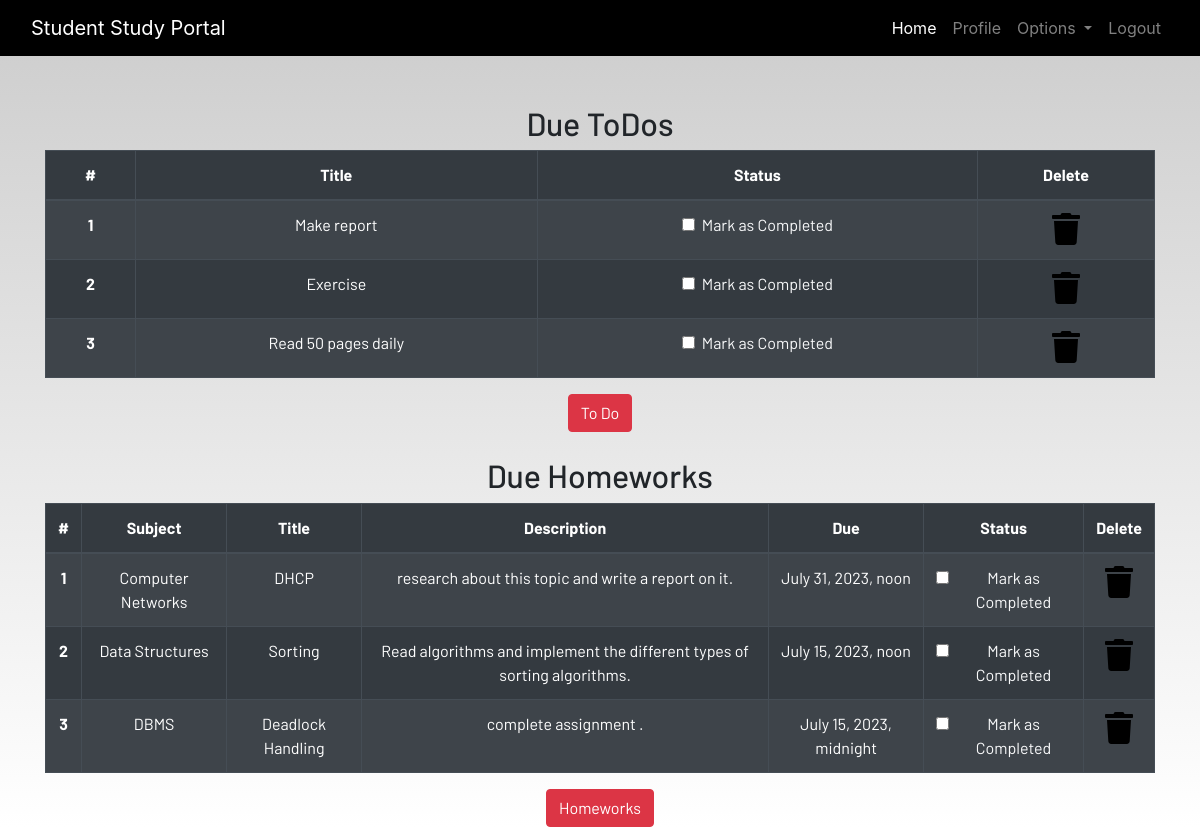
/profile/ (signed in), run on the app's committed database.
### dashboard/models.py (models this page shows, shortened)
class Todo(models.Model):
    user=models.ForeignKey(User,on_delete=models.CASCADE)
    title=models.CharField(max_length=100)
    is_finished=models.BooleanField(default=False)

class Homework(models.Model):
    user=models.ForeignKey(User,on_delete=models.CASCADE)
    subject=models.CharField(max_length=50)
    title=models.CharField(max_length=100)
    description=models.TextField()
    due=models.DateTimeField()
    is_finished=models.BooleanField(default=False)

### dashboard/views.py (the view)
# urls.py: path('profile/',dash_views.profile,name='profile'),
def profile(request):
    homeworks=Homework.objects.filter(is_finished=False,user=request.user)
    todos=Todo.objects.filter(is_finished=False,user=request.user)
    if len(homeworks)==0:
        homework_done=True
    else:
        homework_done=False
    if len(todos)==0:
        todos_done=True
    else:
        todos_done=False
    context={
        'homeworks':homeworks,
        'todos':todos,
        'homework_done':homework_done,
        'todos_done':todos_done
    }
    return render(request,"dashboard/profile.html",context)

### dashboard/templates/dashboard/profile.html
{% extends 'dashboard/base.html' %} {% load static %}
{% load crispy_forms_tags%}
{% block content %}
<section class="text-center">
    <div class="container">
        {% if not todos_done %}
        <h2>Due ToDos</h2>
        <table class="table table-striped table-bordered table-hover table-dark">
            <thead>
                <tr>
                    <th scope="col">#</th>
                    <th scope="col">Title</th>
                    <th scope="col">Status</th>
                    <th scope="col">Delete</th>
                </tr>
            </thead>
            <tbody>
                {% for todo in todos %}
                <tr>
                    <th scope="row">{{forloop.counter}}</th>
                    <td>{{todo.title}}</td>
                    <td>
                        <a href="{% url 'update-todo' todo.id %}">
                            <div class="form-check">
                                {% if todo.is_finished %}
                                <input class="form-check-input" type="checkbox" value="" checked>
                                {% else %}
                                <input class="form-check-input" type="checkbox" value="">
                                {% endif %}
                                <label class="form-check-label text-light" for="flexCheckDefault">
                                    Mark as Completed
                                </label>
                            </div>
                        </a>
                    </td>
                    <td><a href="{% url 'delete-todo' todo.id %}"><i class="fa fa-trash fa-2x"></i></a></td>
                </tr>
                {% endfor %}
            </tbody>
        </table>
        {% else %}
        <h3>All To dos are completed!!!!</h3>
{% endif %}
        <a href="{% url 'todo' %}" class="btn btn-danger">To Do</a>
        <br><br>
        {% if not homework_done %}
        <h2>Due Homeworks</h2>
        <table class="table table-striped table-bordered table-hover table-dark">
            <thead>
                <tr>
                    <th scope="col">#</th>
                    <th scope="col">Subject</th>
                    <th scope="col">Title</th>
                    <th scope="col">Description</th>
                    <th scope="col">Due</th>
                    <th scope="col">Status</th>
                    <th scope="col">Delete</th>
                </tr>
            </thead>
            <tbody>
                {% for homework in homeworks %}
                <tr>
                    <th scope="row">{{forloop.counter}}</th>
                    <td>{{homework.subject}}</td>
                    <td>{{homework.title}}</td>
                    <td>{{homework.description}}</td>
                    <td>{{homework.due}}</td>
                    <td>
                        <a href="{% url 'update-homework' homework.id %}">
                            <div class="form-check">
                                {% if homework.is_finished %}
                                <input class="form-check-input" type="checkbox" value="" checked>
                                {% else %}
                                <input class="form-check-input" type="checkbox" value="">
                                {%endif%}
                                <label class="form-check-label text-light" for="flexCheckDefault">
                                    Mark as Completed
                                </label>
                            </div>
                        </a>
                    </td>
                    <td><a href="{% url 'delete-homework' homework.id %}"><i class="fa fa-trash fa-2x"></i></a></td>
                </tr>
                {% endfor %}
            </tbody>
        </table>
        {% else %}
        <h3>All To homeworks are completed!!!!</h3>
        {% endif %}
        <a href="{% url 'homework' %}" class="btn btn-danger">Homeworks</a>
    </div>
</section>
{% endblock content %}

### dashboard/templates/dashboard/base.html (shortened to what this page needs)
<!DOCTYPE html>
{% load static %}
<html lang="en">
<head>
  <link rel="stylesheet" href="https://stackpath.bootstrapcdn.com/bootstrap/4.3.1/css/bootstrap.min.css"
 />
  <link rel="stylesheet" href="https://use.fontawesome.com/releases/v5.7.2/css/all.css"
 />
  <link rel="stylesheet" href="{% static 'css/main.css' %}" />
</head>
<body>
  <header>
    <nav class="navbar navbar-expand-lg navbar-dark bg-dark">
      <div class="container-fluid">
        <a class="navbar-brand" href="{% url 'home' %}">Student Study Portal</a>
        <div class="collapse navbar-collapse justify-content-end" id="navbarSupportedContent">
          <ul class="navbar-nav mb-2 mb-lg-0">
            <li class="nav-item">
              <a class="nav-link active" aria-current="page" href="{% url 'home' %}">Home</a>
            </li>
            {% if user.is_authenticated %}
            <li class="nav-item">
              <a class="nav-link" href="{% url 'profile' %}">Profile</a>
            </li>
            <li class="nav-item dropdown">
              <a class="nav-link dropdown-toggle" href="#" id="navbarDropdown" role="button" data-toggle="dropdown"
                aria-haspopup="true" aria-expanded="false">
                Options
              </a>
            </li>
            <li class="nav-item">
              <a class="nav-link" href="{% url 'logout' %}">Logout</a>
            </li>
            {% endif %}
          </ul>
        </div>
      </div>
    </nav>
  </header>
  <br /><br />
  <main>
    {% block content %}
    {% endblock content %}
  </main>
</body>
</html>

### static/css/main.css (style rules this page uses)
html { scroll-behavior: smooth; height: 100%; width: 100%; }
main { font-family: Barlow, Quicksand, Rubik, sans-serif, serif, 'Times New Roman', Times, serif !important; }
.navbar { background-color: rgb(0, 0, 0) !important; }
a { text-decoration: none !important; color: black; }
html, body { max-width: 100%; overflow-x: hidden; height: 100%; width: 100%; }
body { background: linear-gradient(rgba(0, 0, 0, 0.2), rgba(255, 255, 255, 0.5)); overflow-x: hidden; background-repeat: no-repeat; }
.fa { color: black; }

### data on the page
Todo: title "Make report"
Todo: title "Exercise"
Todo: title "Read 50 pages daily"
Homework: subject "Computer Networks", title "DHCP", description "research about this topic and write a report on it.", due "July 31, 2023, noon"
Homework: subject "Data Structures", title "Sorting", description "Read algorithms and implement the different types of sorting algorithms.", due "July 15, 2023, noon"
Homework: subject "DBMS", title "Deadlock Handling", description "complete assignment .", due "July 15, 2023, midnight"
